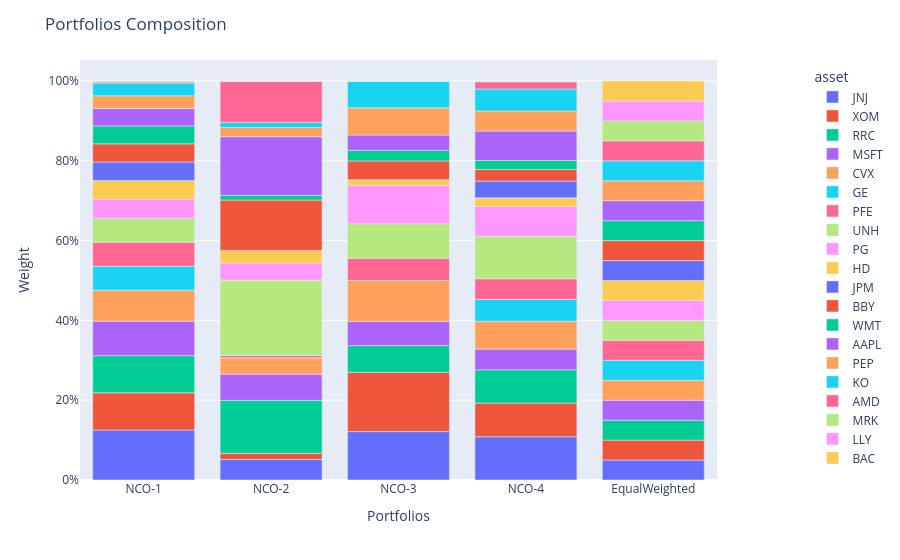

The notebook cell this image was saved under:
### Code cell
fig = population_test.plot_composition()
show(fig)

### Figure 1 — Plotly figure (JSON) as saved in the notebook; plotly's stock layout.template omitted (floating-point values rounded to 4 significant figures)
{"data": [{"alignmentgroup": "True", "hovertemplate": "asset=JNJ<br>index=%{x}<br>value=%{y}<extra></extra>", "legendgroup": "JNJ", "marker": {"color": "#636efa", "pattern": {"shape": ""}}, "name": "JNJ", "offsetgroup": "JNJ", "orientation": "v", "showlegend": true, "textposition": "auto", "type": "bar", "x": ["NCO-1", "NCO-2", "NCO-3", "NCO-4", "EqualWeighted"], "xaxis": "x", "y": [0.1251, 0.05144, 0.1212, 0.1084, 0.05], "yaxis": "y"}, {"alignmentgroup": "True", "hovertemplate": "asset=XOM<br>index=%{x}<br>value=%{y}<extra></extra>", "legendgroup": "XOM", "marker": {"color": "#EF553B", "pattern": {"shape": ""}}, "name": "XOM", "offsetgroup": "XOM", "orientation": "v", "showlegend": true, "textposition": "auto", "type": "bar", "x": ["NCO-1", "NCO-2", "NCO-3", "NCO-4", "EqualWeighted"], "xaxis": "x", "y": [0.09348, 0.01549, 0.1487, 0.08446, 0.05], "yaxis": "y"}, {"alignmentgroup": "True", "hovertemplate": "asset=RRC<br>index=%{x}<br>value=%{y}<extra></extra>", "legendgroup": "RRC", "marker": {"color": "#00cc96", "pattern": {"shape": ""}}, "name": "RRC", "offsetgroup": "RRC", "orientation": "v", "showlegend": true, "textposition": "auto", "type": "bar", "x": ["NCO-1", "NCO-2", "NCO-3", "NCO-4", "EqualWeighted"], "xaxis": "x", "y": [0.09307, 0.1326, 0.06677, 0.08335, 0.05], "yaxis": "y"}, {"alignmentgroup": "True", "hovertemplate": "asset=MSFT<br>index=%{x}<br>value=%{y}<extra></extra>", "legendgroup": "MSFT", "marker": {"color": "#ab63fa", "pattern": {"shape": ""}}, "name": "MSFT", "offsetgroup": "MSFT", "orientation": "v", "showlegend": true, "textposition": "auto", "type": "bar", "x": ["NCO-1", "NCO-2", "NCO-3", "NCO-4", "EqualWeighted"], "xaxis": "x", "y": [0.0864, 0.06568, 0.06084, 0.05181, 0.05], "yaxis": "y"}, {"alignmentgroup": "True", "hovertemplate": "asset=CVX<br>index=%{x}<br>value=%{y}<extra></extra>", "legendgroup": "CVX", "marker": {"color": "#FFA15A", "pattern": {"shape": ""}}, "name": "CVX", "offsetgroup": "CVX", "orientation": "v", "showlegend": true, "textposition": "auto", "type": "bar", "x": ["NCO-1", "NCO-2", "NCO-3", "NCO-4", "EqualWeighted"], "xaxis": "x", "y": [0.07759, 0.04098, 0.1027, 0.0701, 0.05], "yaxis": "y"}, {"alignmentgroup": "True", "hovertemplate": "asset=GE<br>index=%{x}<br>value=%{y}<extra></extra>", "legendgroup": "GE", "marker": {"color": "#19d3f3", "pattern": {"shape": ""}}, "name": "GE", "offsetgroup": "GE", "orientation": "v", "showlegend": true, "textposition": "auto", "type": "bar", "x": ["NCO-1", "NCO-2", "NCO-3", "NCO-4", "EqualWeighted"], "xaxis": "x", "y": [0.06007, 0, 0, 0.05431, 0.05], "yaxis": "y"}, {"alignmentgroup": "True", "hovertemplate": "asset=PFE<br>index=%{x}<br>value=%{y}<extra></extra>", "legendgroup": "PFE", "marker": {"color": "#FF6692", "pattern": {"shape": ""}}, "name": "PFE", "offsetgroup": "PFE", "orientation": "v", "showlegend": true, "textposition": "auto", "type": "bar", "x": ["NCO-1", "NCO-2", "NCO-3", "NCO-4", "EqualWeighted"], "xaxis": "x", "y": [0.06005, 0.005761, 0.05525, 0.05202, 0.05], "yaxis": "y"}, {"alignmentgroup": "True", "hovertemplate": "asset=UNH<br>index=%{x}<br>value=%{y}<extra></extra>", "legendgroup": "UNH", "marker": {"color": "#B6E880", "pattern": {"shape": ""}}, "name": "UNH", "offsetgroup": "UNH", "orientation": "v", "showlegend": true, "textposition": "auto", "type": "bar", "x": ["NCO-1", "NCO-2", "NCO-3", "NCO-4", "EqualWeighted"], "xaxis": "x", "y": [0.05983, 0.1887, 0.08663, 0.1056, 0.05], "yaxis": "y"}, {"alignmentgroup": "True", "hovertemplate": "asset=PG<br>index=%{x}<br>value=%{y}<extra></extra>", "legendgroup": "PG", "marker": {"color": "#FF97FF", "pattern": {"shape": ""}}, "name": "PG", "offsetgroup": "PG", "orientation": "v", "showlegend": true, "textposition": "auto", "type": "bar", "x": ["NCO-1", "NCO-2", "NCO-3", "NCO-4", "EqualWeighted"], "xaxis": "x", "y": [0.04793, 0.04259, 0.09601, 0.07571, 0.05], "yaxis": "y"}, {"alignmentgroup": "True", "hovertemplate": "asset=HD<br>index=%{x}<br>value=%{y}<extra></extra>", "legendgroup": "HD", "marker": {"color": "#FECB52", "pattern": {"shape": ""}}, "name": "HD", "offsetgroup": "HD", "orientation": "v", "showlegend": true, "textposition": "auto", "type": "bar", "x": ["NCO-1", "NCO-2", "NCO-3", "NCO-4", "EqualWeighted"], "xaxis": "x", "y": [0.0473, 0.0322, 0.01457, 0.02153, 0.05], "yaxis": "y"}, {"alignmentgroup": "True", "hovertemplate": "asset=JPM<br>index=%{x}<br>value=%{y}<extra></extra>", "legendgroup": "JPM", "marker": {"color": "#636efa", "pattern": {"shape": ""}}, "name": "JPM", "offsetgroup": "JPM", "orientation": "v", "showlegend": true, "textposition": "auto", "type": "bar", "x": ["NCO-1", "NCO-2", "NCO-3", "NCO-4", "EqualWeighted"], "xaxis": "x", "y": [0.04622, 0, 0, 0.04179, 0.05], "yaxis": "y"}, {"alignmentgroup": "True", "hovertemplate": "asset=BBY<br>index=%{x}<br>value=%{y}<extra></extra>", "legendgroup": "BBY", "marker": {"color": "#EF553B", "pattern": {"shape": ""}}, "name": "BBY", "offsetgroup": "BBY", "orientation": "v", "showlegend": true, "textposition": "auto", "type": "bar", "x": ["NCO-1", "NCO-2", "NCO-3", "NCO-4", "EqualWeighted"], "xaxis": "x", "y": [0.04552, 0.1262, 0.04683, 0.02924, 0.05], "yaxis": "y"}, {"alignmentgroup": "True", "hovertemplate": "asset=WMT<br>index=%{x}<br>value=%{y}<extra></extra>", "legendgroup": "WMT", "marker": {"color": "#00cc96", "pattern": {"shape": ""}}, "name": "WMT", "offsetgroup": "WMT", "orientation": "v", "showlegend": true, "textposition": "auto", "type": "bar", "x": ["NCO-1", "NCO-2", "NCO-3", "NCO-4", "EqualWeighted"], "xaxis": "x", "y": [0.04484, 0.01172, 0.02653, 0.02236, 0.05], "yaxis": "y"}, {"alignmentgroup": "True", "hovertemplate": "asset=AAPL<br>index=%{x}<br>value=%{y}<extra></extra>", "legendgroup": "AAPL", "marker": {"color": "#ab63fa", "pattern": {"shape": ""}}, "name": "AAPL", "offsetgroup": "AAPL", "orientation": "v", "showlegend": true, "textposition": "auto", "type": "bar", "x": ["NCO-1", "NCO-2", "NCO-3", "NCO-4", "EqualWeighted"], "xaxis": "x", "y": [0.04345, 0.1469, 0.03857, 0.07389, 0.05], "yaxis": "y"}, {"alignmentgroup": "True", "hovertemplate": "asset=PEP<br>index=%{x}<br>value=%{y}<extra></extra>", "legendgroup": "PEP", "marker": {"color": "#FFA15A", "pattern": {"shape": ""}}, "name": "PEP", "offsetgroup": "PEP", "orientation": "v", "showlegend": true, "textposition": "auto", "type": "bar", "x": ["NCO-1", "NCO-2", "NCO-3", "NCO-4", "EqualWeighted"], "xaxis": "x", "y": [0.03193, 0.02305, 0.06804, 0.05054, 0.05], "yaxis": "y"}, {"alignmentgroup": "True", "hovertemplate": "asset=KO<br>index=%{x}<br>value=%{y}<extra></extra>", "legendgroup": "KO", "marker": {"color": "#19d3f3", "pattern": {"shape": ""}}, "name": "KO", "offsetgroup": "KO", "orientation": "v", "showlegend": true, "textposition": "auto", "type": "bar", "x": ["NCO-1", "NCO-2", "NCO-3", "NCO-4", "EqualWeighted"], "xaxis": "x", "y": [0.03165, 0.01332, 0.06732, 0.05475, 0.05], "yaxis": "y"}, {"alignmentgroup": "True", "hovertemplate": "asset=AMD<br>index=%{x}<br>value=%{y}<extra></extra>", "legendgroup": "AMD", "marker": {"color": "#FF6692", "pattern": {"shape": ""}}, "name": "AMD", "offsetgroup": "AMD", "orientation": "v", "showlegend": true, "textposition": "auto", "type": "bar", "x": ["NCO-1", "NCO-2", "NCO-3", "NCO-4", "EqualWeighted"], "xaxis": "x", "y": [0.003108, 0.1033, 0, 0.01805, 0.05], "yaxis": "y"}, {"alignmentgroup": "True", "hovertemplate": "asset=MRK<br>index=%{x}<br>value=%{y}<extra></extra>", "legendgroup": "MRK", "marker": {"color": "#B6E880", "pattern": {"shape": ""}}, "name": "MRK", "offsetgroup": "MRK", "orientation": "v", "showlegend": true, "textposition": "auto", "type": "bar", "x": ["NCO-1", "NCO-2", "NCO-3", "NCO-4", "EqualWeighted"], "xaxis": "x", "y": [0.002404, 0, 0, 0.002082, 0.05], "yaxis": "y"}, {"alignmentgroup": "True", "hovertemplate": "asset=LLY<br>index=%{x}<br>value=%{y}<extra></extra>", "legendgroup": "LLY", "marker": {"color": "#FF97FF", "pattern": {"shape": ""}}, "name": "LLY", "offsetgroup": "LLY", "orientation": "v", "showlegend": true, "textposition": "auto", "type": "bar", "x": ["NCO-1", "NCO-2", "NCO-3", "NCO-4", "EqualWeighted"], "xaxis": "x", "y": [0, 0, 0, 0, 0.05], "yaxis": "y"}, {"alignmentgroup": "True", "hovertemplate": "asset=BAC<br>index=%{x}<br>value=%{y}<extra></extra>", "legendgroup": "BAC", "marker": {"color": "#FECB52", "pattern": {"shape": ""}}, "name": "BAC", "offsetgroup": "BAC", "orientation": "v", "showlegend": true, "textposition": "auto", "type": "bar", "x": ["NCO-1", "NCO-2", "NCO-3", "NCO-4", "EqualWeighted"], "xaxis": "x", "y": [0, 0, 0, 0, 0.05], "yaxis": "y"}], "layout": {"barmode": "relative", "legend": {"title": {"text": "asset"}, "tracegroupgap": 0, "x": 1.15, "xanchor": "left", "y": 0.99, "yanchor": "top"}, "margin": {"t": 60}, "title": {"text": "Portfolios Composition"}, "xaxis": {"anchor": "y", "domain": [0, 1], "title": {"text": "Portfolios"}}, "yaxis": {"anchor": "x", "domain": [0, 1], "tickformat": ",.0%", "title": {"text": "Weight"}}}}
